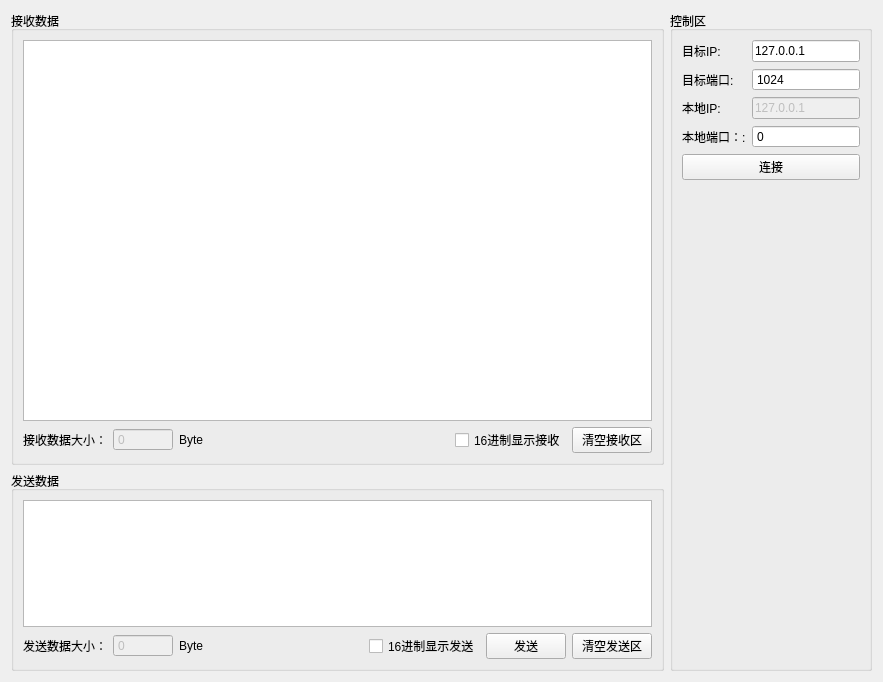
<?xml version="1.0" encoding="UTF-8"?>
<ui version="4.0">
 <class>TCPClient</class>
 <widget class="QWidget" name="TCPClient">
  <property name="geometry">
   <rect>
    <x>0</x>
    <y>0</y>
    <width>883</width>
    <height>682</height>
   </rect>
  </property>
  <property name="windowTitle">
   <string>Form</string>
  </property>
  <layout class="QGridLayout" name="gridLayout_5">
   <item row="0" column="0">
    <widget class="QGroupBox" name="groupBox">
     <property name="title">
      <string>接收数据</string>
     </property>
     <layout class="QGridLayout" name="gridLayout_3">
      <item row="0" column="0">
       <widget class="QTextEdit" name="text_recv"/>
      </item>
      <item row="1" column="0">
       <layout class="QHBoxLayout" name="horizontalLayout_2">
        <item>
         <widget class="QLabel" name="label_6">
          <property name="text">
           <string>接收数据大小：</string>
          </property>
         </widget>
        </item>
        <item>
         <widget class="QSpinBox" name="spin_recv">
          <property name="enabled">
           <bool>false</bool>
          </property>
          <property name="minimumSize">
           <size>
            <width>60</width>
            <height>0</height>
           </size>
          </property>
          <property name="buttonSymbols">
           <enum>QAbstractSpinBox::NoButtons</enum>
          </property>
          <property name="maximum">
           <number>100000</number>
          </property>
         </widget>
        </item>
        <item>
         <widget class="QLabel" name="label_7">
          <property name="text">
           <string>Byte</string>
          </property>
         </widget>
        </item>
        <item>
         <spacer name="horizontalSpacer_2">
          <property name="orientation">
           <enum>Qt::Horizontal</enum>
          </property>
          <property name="sizeHint" stdset="0">
           <size>
            <width>27</width>
            <height>17</height>
           </size>
          </property>
         </spacer>
        </item>
        <item>
         <widget class="QCheckBox" name="check_hexRecv">
          <property name="text">
           <string>16进制显示接收</string>
          </property>
         </widget>
        </item>
        <item>
         <widget class="QPushButton" name="but_clearRecv">
          <property name="text">
           <string>清空接收区</string>
          </property>
         </widget>
        </item>
       </layout>
      </item>
     </layout>
    </widget>
   </item>
   <item row="1" column="0">
    <widget class="QGroupBox" name="groupBox_2">
     <property name="maximumSize">
      <size>
       <width>16777215</width>
       <height>200</height>
      </size>
     </property>
     <property name="title">
      <string>发送数据</string>
     </property>
     <layout class="QGridLayout" name="gridLayout_2">
      <item row="0" column="0">
       <widget class="QTextEdit" name="text_send"/>
      </item>
      <item row="1" column="0">
       <layout class="QHBoxLayout" name="horizontalLayout">
        <item>
         <widget class="QLabel" name="label_5">
          <property name="text">
           <string>发送数据大小：</string>
          </property>
         </widget>
        </item>
        <item>
         <widget class="QSpinBox" name="spin_send">
          <property name="enabled">
           <bool>false</bool>
          </property>
          <property name="minimumSize">
           <size>
            <width>60</width>
            <height>0</height>
           </size>
          </property>
          <property name="buttonSymbols">
           <enum>QAbstractSpinBox::NoButtons</enum>
          </property>
          <property name="maximum">
           <number>100000</number>
          </property>
         </widget>
        </item>
        <item>
         <widget class="QLabel" name="label_8">
          <property name="text">
           <string>Byte</string>
          </property>
         </widget>
        </item>
        <item>
         <spacer name="horizontalSpacer">
          <property name="orientation">
           <enum>Qt::Horizontal</enum>
          </property>
          <property name="sizeHint" stdset="0">
           <size>
            <width>27</width>
            <height>17</height>
           </size>
          </property>
         </spacer>
        </item>
        <item>
         <widget class="QCheckBox" name="check_hexSend">
          <property name="text">
           <string>16进制显示发送</string>
          </property>
         </widget>
        </item>
        <item>
         <widget class="QPushButton" name="but_send">
          <property name="text">
           <string>发送</string>
          </property>
         </widget>
        </item>
        <item>
         <widget class="QPushButton" name="but_clearSend">
          <property name="text">
           <string>清空发送区</string>
          </property>
         </widget>
        </item>
       </layout>
      </item>
     </layout>
    </widget>
   </item>
   <item row="0" column="1" rowspan="2">
    <widget class="QGroupBox" name="groupBox_3">
     <property name="sizePolicy">
      <sizepolicy hsizetype="Fixed" vsizetype="Preferred">
       <horstretch>0</horstretch>
       <verstretch>0</verstretch>
      </sizepolicy>
     </property>
     <property name="title">
      <string>控制区</string>
     </property>
     <layout class="QGridLayout" name="gridLayout_4">
      <item row="0" column="0">
       <layout class="QGridLayout" name="gridLayout">
        <item row="0" column="0">
         <widget class="QLabel" name="label">
          <property name="text">
           <string>目标IP:</string>
          </property>
         </widget>
        </item>
        <item row="0" column="1">
         <widget class="QLineEdit" name="line_peerAddress">
          <property name="text">
           <string>127.0.0.1</string>
          </property>
         </widget>
        </item>
        <item row="1" column="0">
         <widget class="QLabel" name="label_2">
          <property name="text">
           <string>目标端口:</string>
          </property>
         </widget>
        </item>
        <item row="1" column="1">
         <widget class="QSpinBox" name="spin_peerPort">
          <property name="buttonSymbols">
           <enum>QAbstractSpinBox::NoButtons</enum>
          </property>
          <property name="maximum">
           <number>65535</number>
          </property>
          <property name="value">
           <number>1024</number>
          </property>
         </widget>
        </item>
        <item row="2" column="0">
         <widget class="QLabel" name="label_4">
          <property name="text">
           <string>本地IP:</string>
          </property>
         </widget>
        </item>
        <item row="2" column="1">
         <widget class="QLineEdit" name="line_localAddress">
          <property name="enabled">
           <bool>false</bool>
          </property>
          <property name="text">
           <string>127.0.0.1</string>
          </property>
         </widget>
        </item>
        <item row="3" column="0">
         <widget class="QLabel" name="label_3">
          <property name="text">
           <string>本地端口：:</string>
          </property>
         </widget>
        </item>
        <item row="3" column="1">
         <widget class="QSpinBox" name="spin_localPort">
          <property name="buttonSymbols">
           <enum>QAbstractSpinBox::NoButtons</enum>
          </property>
          <property name="maximum">
           <number>65535</number>
          </property>
         </widget>
        </item>
       </layout>
      </item>
      <item row="1" column="0">
       <widget class="QPushButton" name="but_connect">
        <property name="text">
         <string>连接</string>
        </property>
       </widget>
      </item>
      <item row="4" column="0">
       <spacer name="verticalSpacer">
        <property name="orientation">
         <enum>Qt::Vertical</enum>
        </property>
        <property name="sizeHint" stdset="0">
         <size>
          <width>20</width>
          <height>40</height>
         </size>
        </property>
       </spacer>
      </item>
     </layout>
    </widget>
   </item>
  </layout>
 </widget>
 <resources/>
 <connections/>
</ui>
